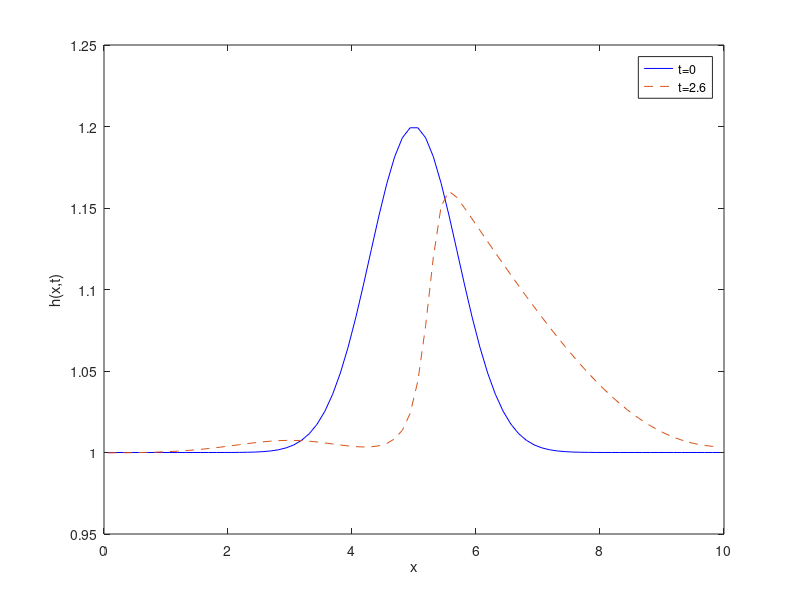

Reproduce this figure in MATLAB.
%% advect linearization
clear all;
clc;
close all;
addpath(['/Users/kevin/SkyDrive/KTH Work/LaTeX Reports',...
    '/HW4-High Resolution shock-capturing methods/matlabfiles/']);

%% Parameters
N = 80;
L = 10.;
dx = L/N; % Grid spacing
H = 1;
g = 9.8;
c = sqrt(g*H); % Wave speed
tau = .8*dx/c; % Time Step
coeff = -tau/(2*dx);
nStep = .8*L/(c*tau);
finalTime = nStep*tau;
nCells = 1:N;
ghostCellOneSide = 2;
cellsPlusGhost = 1:(N+2*ghostCellOneSide);
%% Boundary Conditions
w = 0.1*L; % Width
x = (nCells-1/2)*dx; % Grid points
a = 1/5*H;
h = H + a*exp(-(x-L/2).^2/(w^2));
h = padarray(h',ghostCellOneSide)';
% Boundary Conditions
% m=h;
m = a*exp(-(x-L/2).^2/(w^2))*c;
m = padarray(m',ghostCellOneSide)';
%% BC
% needs to be changed if ghostCellOneSide is changed
h(1) = h(4);
h(2) = h(3);
m(1) = m(4)*(-1);
m(2) = m(3)*(-1);
h(N+4) = h(N+1);
h(N+3) = h(N+2);
m(N+4) = m(N+1)*(-1);
m(N+3) = m(N+2)*(-1);
%%
i = ((1+ghostCellOneSide):(N+ghostCellOneSide));
im = i-1;
ip = im+2;
%% Record the initial state
hplot(:,1) = h(:);
mplot(:,1) = m(:);
flux = (1/2*g*h.^2 + (m.^2)./h);
%% Loop
for iStep=1:(round(nStep))
    hOld=h;
    mOld=m;
    flux = (1/2*g*hOld.^2 + (mOld.^2)./hOld);
    h(i) = .5*(hOld(i+1)+hOld(i-1)) - abs(coeff)*(m(i+1)-m(i-1));
    m(i) = .5*(mOld(i+1)+mOld(i-1)) - abs(coeff)*(flux(i+1)-flux(i-1));
    h(1) = h(4);
    h(2) = h(3);
    m(1) = m(4)*(-1);
    m(2) = m(3)*(-1);
    h(N+4) = h(N+1);
    h(N+3) = h(N+2);
    m(N+4) = m(N+1)*(-1);
    m(N+3) = m(N+2)*(-1);
    hplot(:,(iStep+1)) = h(:);
    mplot(:,(iStep+1)) = m(:);
end

%% Plot
% figure(1); clf;
% plot(x,hplot(i,1),'-',x,hplot(i,nStep),'--');
% legend('t=0','t=1');
% xlabel('x');  ylabel('h(x,t)');
% title(sprintf('$h(x,t)$ $\\Delta t=$%0.2g,',...
%     ' $\\epsilon =$ %g',tau,a),...
%     'Interpreter','latex')
%% h plot1
% figure(2)
% for iPlotting = 1:2:nStep
%     clf;
%     plot(x,hplot((3:(N+2)),1))
%     hold on;
%     plot(x,hplot((3:(N+2)),iPlotting),'-');
%     pause(.01)
% end
%% m plot
% figure(3)
% for ip = 1:8:nStep
%     clf;
%     plot(x,mplot(:,1))
%     hold on;
%     plot(x,mplot(:,ip),'-');
%     pause(.01)
% end
%% Plot for 2.1
    initialH = plot(x,hplot((3:(N+2)),1),'-','color','b')
    hold on;
    finalH = plot(x,hplot((3:(N+2)),round(nStep)),'--');
    legend([initialH finalH],...
        't=0',...
        sprintf('t=%0.2g',finalTime));
    xlabel('x');  ylabel('h(x,t)');
    hold off;
%%
printYesNo = 0;
if printYesNo == 1
    saveFigurePath = ['/Users/kevin/SkyDrive/KTH Work/'...
        'LaTeX Reports/HW4-High Resolution shock-capturing'...
        'methods/Figures/'];
    set(figure(1), 'PaperPositionMode', 'auto');
    print('-depsc2', [saveFigurePath ...
        sprintf('plot2p1_n_is_%g',N)]);
end
